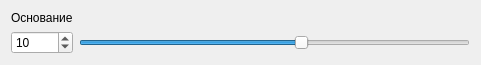
   <widget class="QWidget" name="gridLayoutWidget_2">
    <property name="geometry">
     <rect>
      <x>10</x>
      <y>250</y>
      <width>481</width>
      <height>51</height>
     </rect>
    </property>
    <layout class="QGridLayout" name="gridLayout_2">
     <item row="1" column="0">
      <widget class="QSpinBox" name="BasespinBox">
       <property name="toolTip">
        <string>Введите основание числа от 2 до 16</string>
       </property>
       <property name="minimum">
        <number>2</number>
       </property>
       <property name="maximum">
        <number>16</number>
       </property>
       <property name="value">
        <number>10</number>
       </property>
      </widget>
     </item>
     <item row="1" column="1">
      <widget class="QSlider" name="BasehorizontalSlider">
       <property name="toolTip">
        <string>Выберите основание числа</string>
       </property>
       <property name="minimum">
        <number>2</number>
       </property>
       <property name="maximum">
        <number>16</number>
       </property>
       <property name="value">
        <number>10</number>
       </property>
       <property name="orientation">
        <enum>Qt::Horizontal</enum>
       </property>
      </widget>
     </item>
     <item row="0" column="0">
      <widget class="QLabel" name="label">
       <property name="text">
        <string>Основание</string>
       </property>
      </widget>
     </item>
    </layout>
   </widget>
